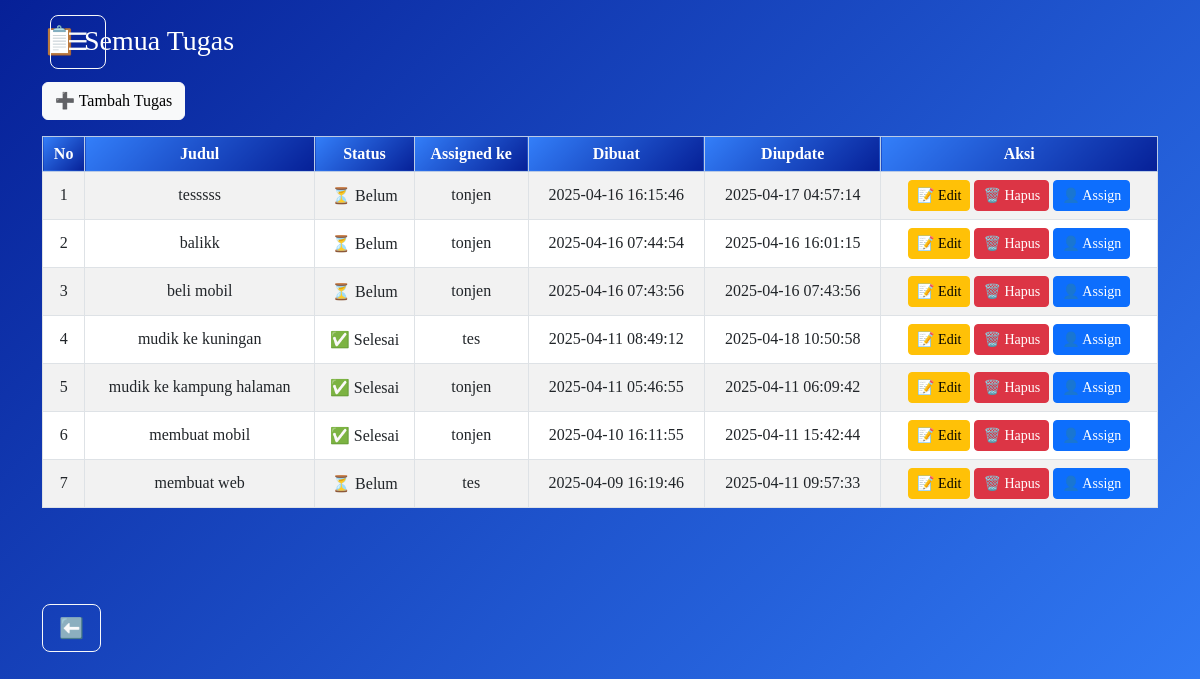
The app's page /admin/semua_tugas.php (signed in) with its own data.
### tables this page shows
CREATE TABLE `tasks` (
  `id` int(11) NOT NULL,
  `judul` varchar(255) NOT NULL,
  `status` enum('belum','selesai') NOT NULL DEFAULT 'belum',
  `user_id` int(11) DEFAULT NULL,
  `created_at` timestamp NOT NULL DEFAULT current_timestamp(),
  `updated_at` timestamp NOT NULL DEFAULT current_timestamp() ON UPDATE current_timestamp()
);

### admin/semua_tugas.php (the view, shortened to what this page needs)
<?php
include '../sidebar.php';
include '../config/db.php';
$query = "SELECT tasks.*, users.username FROM tasks LEFT JOIN users ON tasks.user_id = users.id ORDER BY tasks.created_at DESC";
$result = $conn->query($query);
?>
<!DOCTYPE html>
<html lang="en">
<head>
    <link href="https://cdn.jsdelivr.net/npm/bootstrap@5.3.0/dist/css/bootstrap.min.css" rel="stylesheet">
</head>
<body class="p-4">
    <div class="container">
        <h3 class="mb-4 text-white">📋 Semua Tugas</h3>
        <div class="mb-3">
            <button class="btn btn-light" data-bs-toggle="modal" data-bs-target="#tambahTugasModal">➕ Tambah
                Tugas</button>
        </div>
        <table class="table table-bordered table-striped text-center">
            <thead class="table-primary">
                <tr>
                    <th style="background: linear-gradient(135deg, #337FFA, #062097); color: white;">No</th>
                    <th style="background: linear-gradient(135deg, #337FFA, #062097); color: white;">Judul</th>
                    <th style="background: linear-gradient(135deg, #337FFA, #062097); color: white;">Status</th>
                    <th style="background: linear-gradient(135deg, #337FFA, #062097); color: white;">Assigned ke</th>
                    <th style="background: linear-gradient(135deg, #337FFA, #062097); color: white;">Dibuat</th>
                    <th style="background: linear-gradient(135deg, #337FFA, #062097); color: white;">Diupdate</th>
                    <th style="background: linear-gradient(135deg, #337FFA, #062097); color: white;">Aksi</th>
                </tr>
            </thead>
            <tbody>
                <?php if ($result && $result->num_rows > 0): ?>
                <?php $no = 1; ?>
                <?php while ($row = $result->fetch_assoc()): ?>
                <tr>
                    <td><?= $no++ ?></td>
                    <td><?= htmlspecialchars($row['judul']) ?></td>
                    <td><?= $row['status'] === 'selesai' ? '✅ Selesai' : '⏳ Belum' ?></td>
                    <td>
                        <?php
    $taskId = $row['id'];
    $assignedUsers = $conn->query("SELECT u.username FROM tasks_assignments ta JOIN users u ON ta.user_id = u.id WHERE ta.task_id = $taskId");
    if ($assignedUsers->num_rows > 0) {
        $usernames = [];
        while ($user = $assignedUsers->fetch_assoc()) {
            $usernames[] = htmlspecialchars($user['username']);
        }
        echo implode(', ', $usernames);
    } else {
        echo "<i>Belum di-assign</i>";
    }
    ?>
                    </td>
                    <td><?= $row['created_at'] ?></td>
                    <td><?= $row['updated_at'] ?></td>
                    <td>
                        <a href="#" class="btn btn-sm btn-warning" data-bs-toggle="modal"
                            data-bs-target="#editModal<?= $row['id'] ?>">📝 Edit</a>
                        <a href="hapus_tugas.php?id=<?= $row['id'] ?>" class="btn btn-sm btn-danger"
                            onclick="return confirm('Yakin ingin menghapus tugas ini?')">🗑️ Hapus</a>
                        <a href="#" class="btn btn-sm btn-primary" data-bs-toggle="modal"
                            data-bs-target="#assignUserModal<?= $row['id'] ?>">👤 Assign</a>
                    </td>
                </tr>
                <?php endwhile; ?>
                <?php else: ?>
                <tr>
                    <td colspan="7" class="text-center">Belum ada tugas.</td>
                </tr>
                <?php endif; ?>
            </tbody>
        </table>
    </div>
    <div class="container mt-5 pt-5">
        <a href="dashboard_admin.php" class="btn btn-outline-light btn-lg mb-3 btn-press" style="bg-black">
            <i class="bi bi-arrow-left-circle"></i> ⬅️
        </a>
    </div>
</body>
</html>

### admin/semua_tugas.php (style rules this page uses)
body { font-family: 'Times New Roman', serif; background: linear-gradient(135deg, rgb(6, 32, 151), rgb(51, 127, 250)); }
.table th, .table td { vertical-align: middle; }

### records on screen
tasks: judul "tesssss", status "⏳ Belum", usernames "tonjen", created_at "2025-04-16 16:15:46", updated_at "2025-04-17 04:57:14"
tasks: judul "balikk", status "⏳ Belum", usernames "tonjen", created_at "2025-04-16 07:44:54", updated_at "2025-04-16 16:01:15"
tasks: judul "beli mobil", status "⏳ Belum", usernames "tonjen", created_at "2025-04-16 07:43:56", updated_at "2025-04-16 07:43:56"
tasks: judul "mudik ke kuningan", status "✅ Selesai", usernames "tes", created_at "2025-04-11 08:49:12", updated_at "2025-04-18 10:50:58"
tasks: judul "mudik ke kampung halaman", status "✅ Selesai", usernames "tonjen", created_at "2025-04-11 05:46:55", updated_at "2025-04-11 06:09:42"
tasks: judul "membuat mobil", status "✅ Selesai", usernames "tonjen", created_at "2025-04-10 16:11:55", updated_at "2025-04-11 15:42:44"
tasks: judul "membuat web", status "⏳ Belum", usernames "tes", created_at "2025-04-09 16:19:46", updated_at "2025-04-11 09:57:33"
